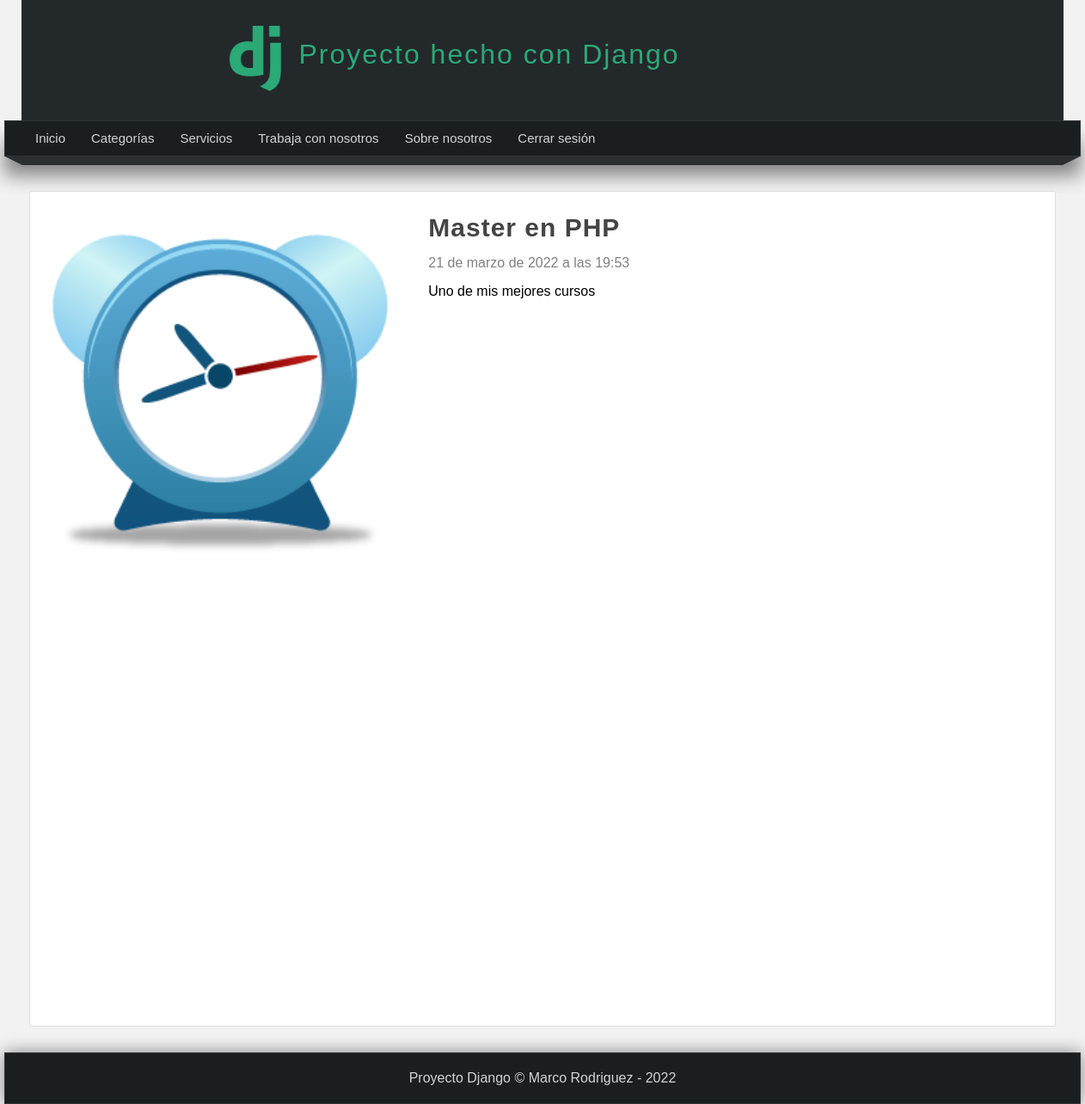
/articulo/2 (signed in), run on the app's committed database.
### pages/models.py (models this page shows, shortened)
class Page(models.Model):
    title = models.CharField(max_length=50, verbose_name="Titulo")
    content = RichTextField(verbose_name="Contenido")
    slug = models.CharField(unique=True, max_length=150, verbose_name="URL amigable")
    order = models.IntegerField(default=0, verbose_name="Orden")
    visible = models.BooleanField(verbose_name="¿Visible?")
    created_at = models.DateTimeField(auto_now_add=True, verbose_name="Creado el")
    updated_at = models.DateTimeField(auto_now=True, verbose_name="Actualizado el")
    class Meta:
        verbose_name = "Página"
        verbose_name_plural = "Páginas"

### blog/models.py (models this page shows, shortened)
class Article(models.Model):
    title = models.CharField(max_length=150, verbose_name='Título')
    content = RichTextField(verbose_name='Contenido')
    image = models.ImageField(default='null', verbose_name='Imagen', upload_to='articles')
    public = models.BooleanField(verbose_name='¿Publicado?')
    user = models.ForeignKey(User, editable=False, verbose_name='Usuario', on_delete=models.CASCADE)
    categories = models.ManyToManyField(Category, verbose_name='Categorias', blank=True, related_name='articles')
    created_at = models.DateTimeField(auto_now_add=True, verbose_name='Creado el')
    updated_at = models.DateTimeField(auto_now=True, verbose_name='Actualizado el')
    class Meta:
        verbose_name = 'Artículo'
        verbose_name_plural = 'Artículos'
        ordering = ['-created_at']

### blog/views.py (the view)
# urls.py: path('articulo/<int:article_id>', views.article, name='article')
@login_required(login_url='login')
def article(request, article_id):
    article = get_object_or_404(Article, id=article_id)
    return render(request, 'articles/detail.html', {
        'article': article
    })

### blog/processor.py (called while the page is built)
def get_categories(request):
    categories_in_use = Article.objects.filter(public=True).values_list('categories', flat=True)
    categories = Category.objects.filter(id__in=categories_in_use).values_list('id', 'name')
    return {
        'categories': categories,
        'ids': categories_in_use
    }

### pages/context_processor.py (called while the page is built)
def get_pages(request):
    pages = Page.objects.filter(visible=True).order_by('order').values_list('id', 'title', 'slug')
    return {
        'pages': pages
    }

### blog/templates/articles/detail.html (shortened to what this page needs)
{% extends 'layouts/layout.html' %}
{% block content %}
    {% if article.image != 'null' and article.image.url|length >= 1 %}
        <div class="image">
            <img src="{{ article.image.url }}"/>
        </div>
    {% endif %}
    <h1 class="title">{{ article.title }}</h1>
    <span class="date">{{ article.created_at }}</span>
    <p class="content">
        {{ article.content|safe }}
    </p>
{% endblock %}

### mainapp/templates/layouts/layout.html (shortened to what this page needs)
{% load static %}
<!DOCTYPE html>
<html lang="en">
<head>
    {% load static %}
    <link href="{% static 'css/styles.css' %}" rel="stylesheet" type="text/css">
</head>
<body>
<header>
    <div id="logotipo">
        <img src="{% static 'images/logo.png' %}"/>
        <h1>Proyecto hecho con Django</h1>
    </div>
</header>
<nav>
    <ul>
        <li><a href="{% url 'index' %}">Inicio</a></li>
        {% if user.email %}
            <li>
                <a href="{% url 'list_articles' %}">Categorías</a>
            </li>
            {% for page in pages %}
                <li><a href="{% url 'page' page.2 %}">{{ page.1 }}</a></li>
            {% endfor %}
            <li><a href="{% url 'logout' %}">Cerrar sesión</a></li>
        {% else %}
            <li><a href="{% url 'register' %}">Registro</a></li>
            <li><a href="{% url 'login' %}">Login</a></li>
        {% endif %}
    </ul>
</nav>
<div class="barra">
    <span class="esquina-izquierda"></span>
    <span class="relleno-barra"></span>
    <span class="esquina-derecha"></span>
</div>
<div id="content">
    <div class="box">
        {% block content %}{% endblock %}
    </div>
</div>
<footer>
    Proyecto Django &copy; Marco Rodriguez - {% now "Y" %}
</footer>
</body>
</html>

### mainapp/static/css/styles.css (style rules this page uses)
* { margin: 0px; padding: 0px; font-family: sans-serif, Arial, Helvetica; text-decoration: none; }
body { background-color: #F2F2F2; }
p, h2, h3 { margin-top: 5px; margin-bottom: 5px; }
ul, ol { margin-left: 20px; margin-bottom: 10px; }
header { width: 1212px; height: 140px; background-color: #23282b; margin: 0px auto; }
#logotipo { width: 60%; height: 130px; margin: 0 auto; padding-top: 10px; }
#logotipo img { display: block; width: 60px; float: left; margin-top: 20px; }
#logotipo h1 { display: block; float: left; margin-top: 35px; margin-left: 20px; letter-spacing: 2px; font-weight: lighter; color: #2ba977; }
nav { width: 1250px; height: 40px; background-color: #1b1e1f; border: 1px solid #333333; margin: 0 auto; box-shadow: 0px 22px 22px grey; font-size: 15px; }
nav > ul { list-style: none; text-decoration: none; }
nav > ul > li { line-height: 40px; float: left; }
nav > ul > li > a { display: block; padding-left: 15px; padding-right: 15px; color: #d1d4d6; }
.barra { width: 1250px; margin: 0 auto; }
.esquina-izquierda { display: block; border-left: 20px solid transparent; border-top: 10px solid #2b2f30; float: left; }
.esquina-derecha { display: block; border-right: 20px solid transparent; border-top: 10px solid #2b2f30; float: right; }
.relleno-barra { display: block; width: 1210px; height: 10px; background: #2b2f30; float: left; }
#content { width: 1212px; min-height: 930px; margin: 0 auto; margin-bottom: 30px; margin-top: 40px; }
.box .image { width: 35%; float: left; margin-right: 40px; }
.box .image img { width: 100%; }
.box { background: white; width: 95%; min-height: 930px; padding: 20px; border: 1px solid #ddd; border-radius: 2px; margin: 0 auto; }
.title { color: #444; letter-spacing: 1px; font-size: 30px; margin-bottom: 10px; margin-top: 5px; }
.date { display: block; margin-top: 15px; margin-bottom: 15px; color: gray; }
.content { line-height: 25px; }
footer { width: 1250px; background: #1b1e1f; border: 1px solid #333; color: #d1d4d6; text-align: center; margin: 0 auto; padding-top: 20px; padding-bottom: 20px; box-shadow: 0px 0px 20px gray; }

### data on the page
Page: title "Servicios"
Page: title "Trabaja con nosotros"
Page: title "Sobre nosotros"
Article: image (picture), title "Master en PHP", created_at "21 de marzo de 2022 a las 19:53", content "Uno de mis mejores cursos"
